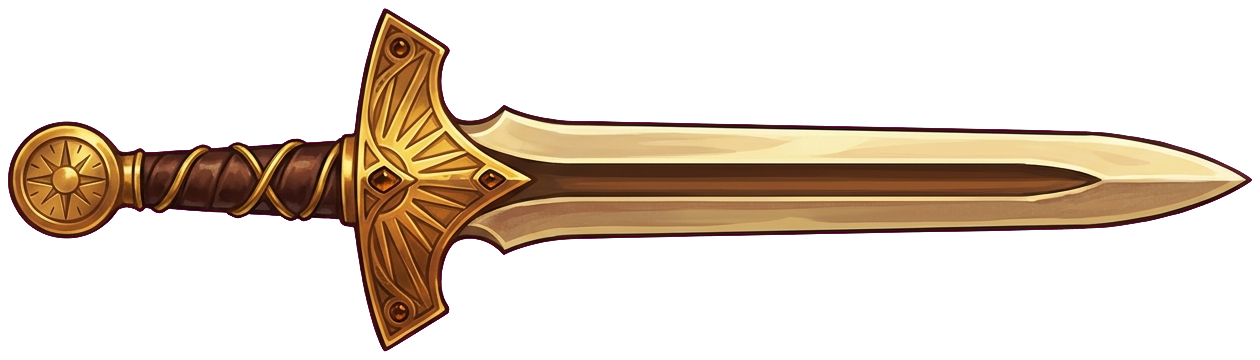
#> input picture images/weapons/1-longsword.png, 1260 x 360 px, found by its file name
$ python cutout_weapons.py
#> lines starting #> are read from the running program, lines starting #| are printed output that depends on the picture
"""Chroma-key cutout for the Aries divine weapon reference art.

Removes the magenta backdrop (sampled per-image from a corner pixel,
since generated backgrounds aren't perfectly uniform), despills magenta
tint bleeding onto edge pixels, and trims to the tight content bbox.
"""
import numpy as np
from PIL import Image
import os

SRC_DIR = r"C:\Users\Thien An Nguyen\Downloads\test imagew"
OUT_DIR = r"C:\Users\Thien An Nguyen\SpaceShooter\images\weapons"
FILES = ["1-longsword.png", "2-spear.png", "3-halberd.png", "4-gob-blade.png", "5-enuma-spear.png"]

os.makedirs(OUT_DIR, exist_ok=True)

def cutout(path, out_path):
    img = Image.open(path).convert("RGB")
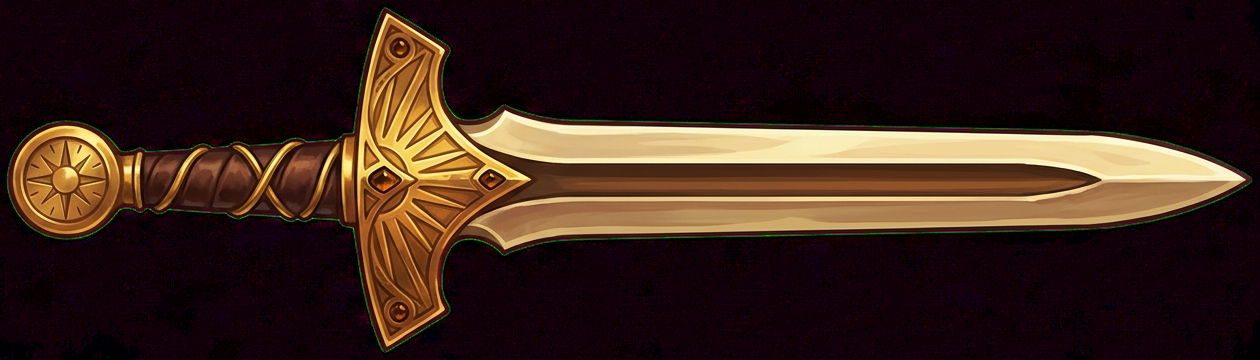
#> img: PIL image 1260x360 RGB; mean R, G, B 57.6, 34.9, 26.2
    arr = np.array(img).astype(np.float32)
    h, w = arr.shape[:2]
#> h = 360; w = 1260

    # Sample background color from the 4 corners (averaged) rather than a
    # single pixel, since compression artifacts can shift one corner.
    corners = np.concatenate([
        arr[0:5, 0:5].reshape(-1, 3),
        arr[0:5, w-5:w].reshape(-1, 3),
        arr[h-5:h, 0:5].reshape(-1, 3),
        arr[h-5:h, w-5:w].reshape(-1, 3),
    ], axis=0)
#> corners = 100 rows, first 8: [16, 0, 7], [24, 0, 16], [16, 0, 7], [16, 0, 7], [16, 0, 7], [24, 0, 16], [16, 0, 7], [16, 0, 7]
    bg = corners.mean(axis=0)
#> bg = [5.92, 0, 6.45]

    diff = arr - bg
    dist = np.sqrt((diff ** 2).sum(axis=2))
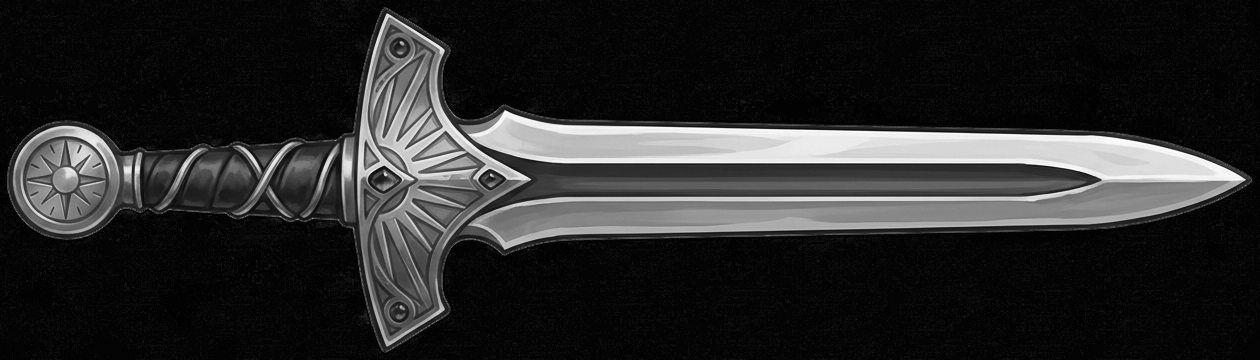
#> dist: shape (360, 1260) float32; min 2.15, max 414.7, mean 69.6; drawn with min black and max white

    # Smooth falloff: fully transparent under low, fully opaque above high,
    # linear ramp between - avoids a hard jagged cutout edge.
    low, high = 40.0, 110.0
    alpha = np.clip((dist - low) / (high - low), 0, 1)
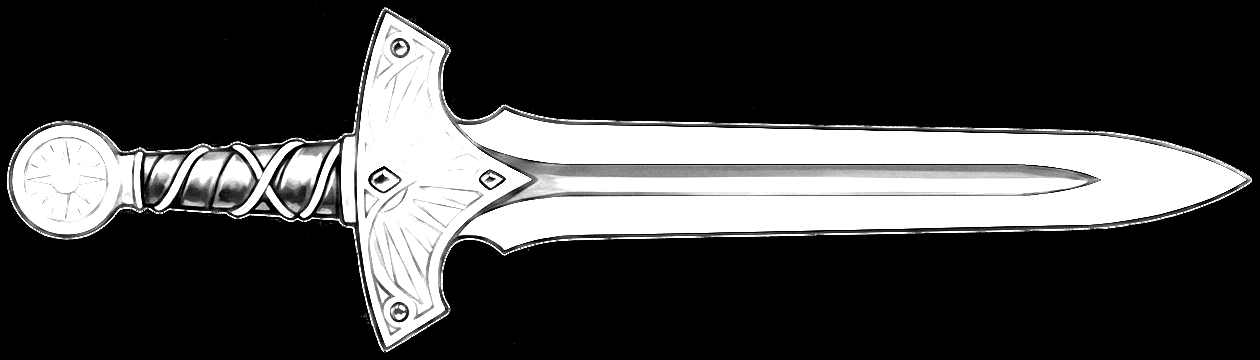
#> alpha: shape (360, 1260) float32; min 0, max 1, mean 0.262

    # Color decontamination: an edge pixel at partial alpha is really a
    # blend of the true foreground color F and the background B, i.e.
    # observed = a*F + (1-a)*B. Solving for F removes the magenta rim
    # properly instead of just nudging the channels toward green.
    a3 = alpha[..., None]
    safe_a = np.clip(a3, 0.12, 1.0)  # avoid dividing by ~0 on near-invisible pixels
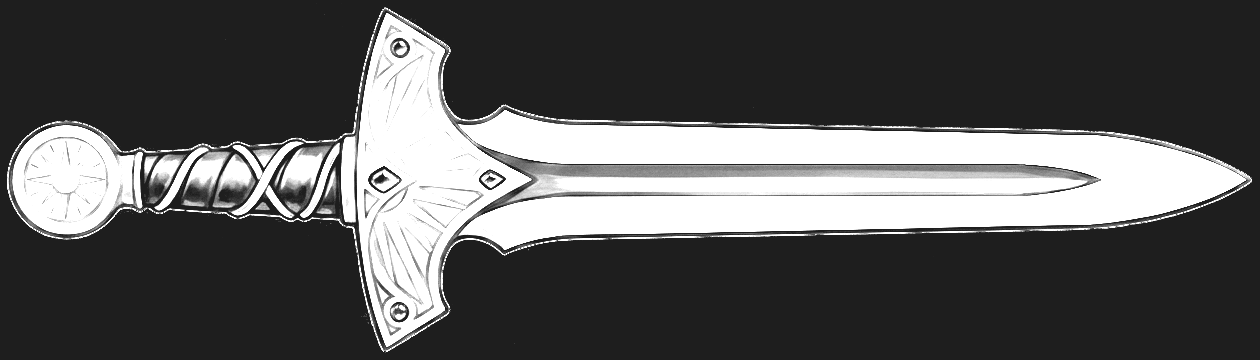
#> safe_a: shape (360, 1260, 1) float32; min 0.12, max 1, mean 0.346
    decontaminated = (arr - (1 - a3) * bg) / safe_a
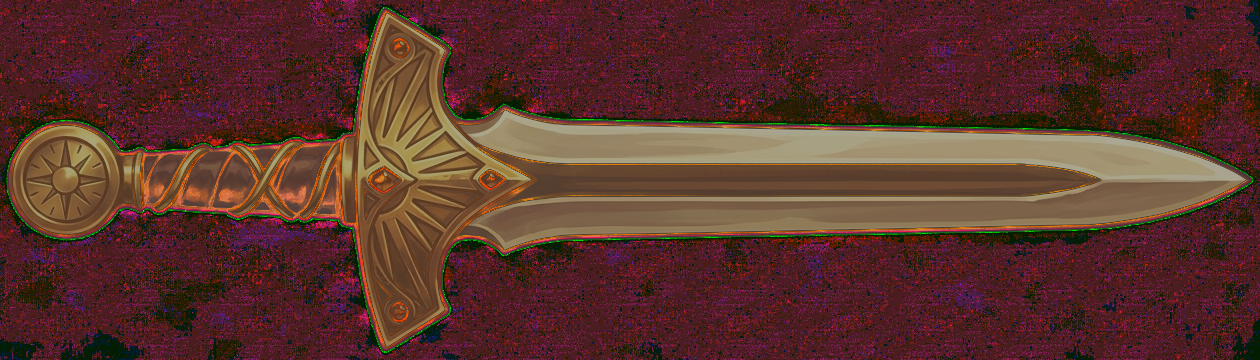
#> decontaminated: shape (360, 1260, 3) float32; mean R, G, B 111.6, 39.5, 26.6; drawn with min black and max white
    decontaminated = np.clip(decontaminated, 0, 255)
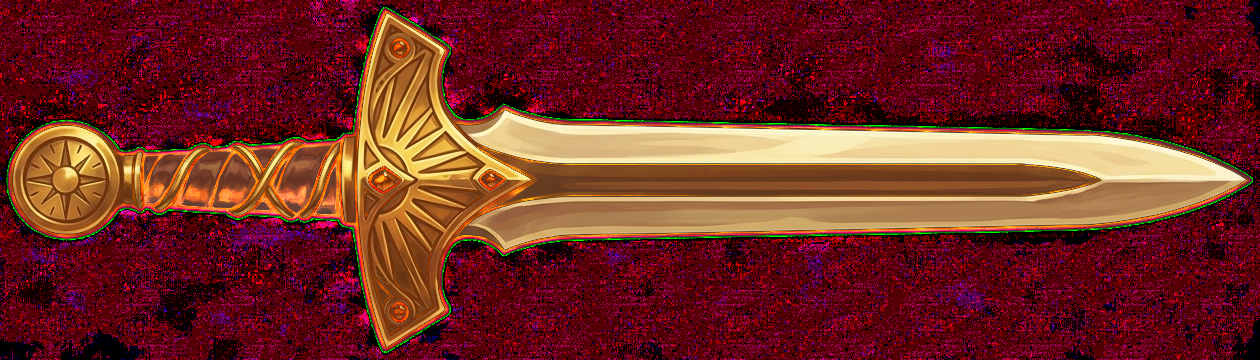
#> decontaminated: shape (360, 1260, 3) float32; mean R, G, B 112.8, 39.4, 35.2

    rgba = np.dstack([decontaminated, alpha * 255]).astype(np.uint8)
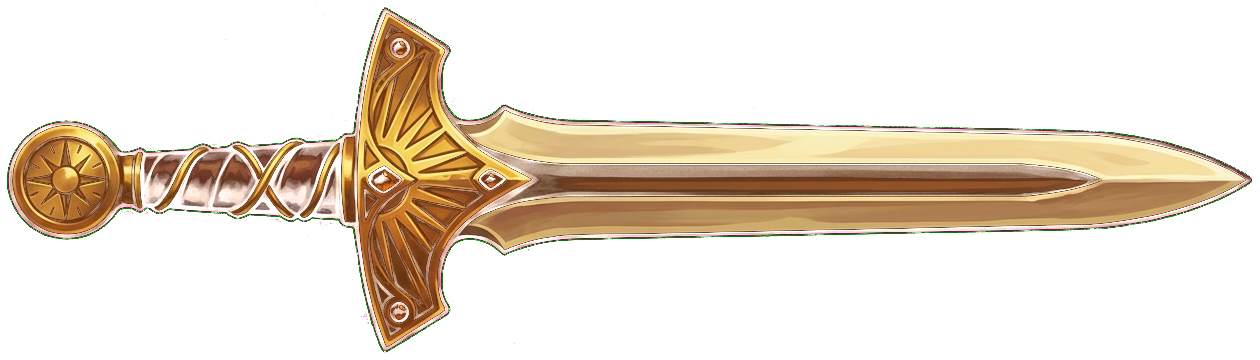
#> rgba: shape (360, 1260, 4); mean R, G, B, A 112.6, 39.4, 34.7, 66.8; transparent parts drawn white
    out = Image.fromarray(rgba, mode="RGBA")

    # Trim to tight content bbox with a small uniform padding.
    bbox = out.getbbox()
#> bbox = (7, 0, 1253, 358)
    if bbox:
        pad = 8
        l, t, r, b = bbox
#> l = 7; t = 0; r = 1253; b = 358
        l = max(0, l - pad); t = max(0, t - pad)
#> after `l = max(0, l - pad)`: l = 0
        r = min(w, r + pad); b = min(h, b + pad)
#> after `r = min(w, r + pad)`: r = 1260
#> after `b = min(h, b + pad)`: b = 360
        out = out.crop((l, t, r, b))

    out.save(out_path)
    print(f"{os.path.basename(path)} -> {out.size[0]}x{out.size[1]}")
#| 1-longsword.png -> 1260x360

for f in FILES:
    cutout(os.path.join(SRC_DIR, f), os.path.join(OUT_DIR, f))
#> pass 2 of the loop `for f in FILES:`:
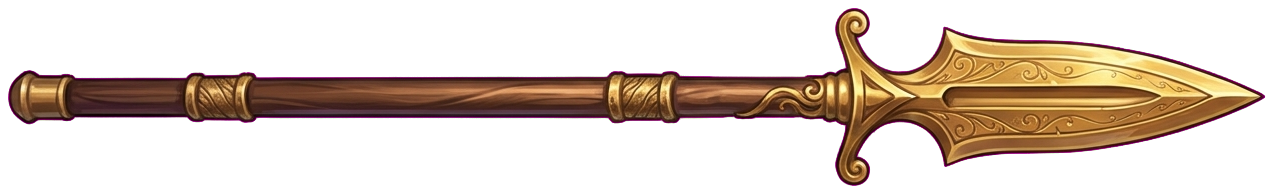
#> input picture images/weapons/2-spear.png, 1274 x 194 px, found by its file name
#> in cutout (call 2), `img = Image.open(path).convert("RGB")`:
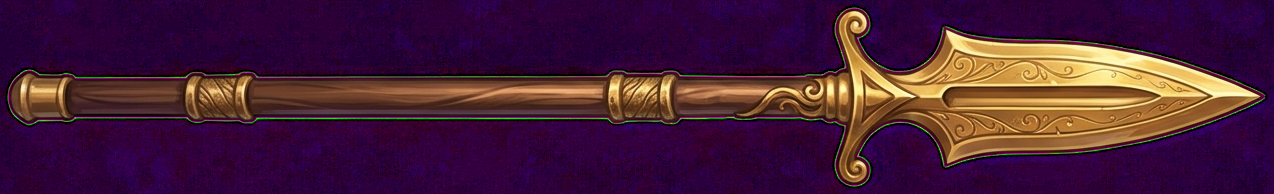
#> img: PIL image 1274x194 RGB; mean R, G, B 72.4, 30.8, 56.6
#> arr: shape (194, 1274, 3) float32
#> corners = 100 rows, first 8: [42, 0, 54], [42, 0, 54], [34, 0, 46], [42, 0, 54], [42, 0, 54], [42, 0, 54], [42, 0, 54], [42, 0, 54]
#> bg = [40.43, 0, 60.1]
#> diff: shape (194, 1274, 3) float32
#> dist: shape (194, 1274) float32
#> alpha: shape (194, 1274) float32
#> safe_a: shape (194, 1274, 1) float32
#> in cutout (call 2), `rgba = np.dstack([decontaminated, alpha * 255]).astype(np.uint8)`:
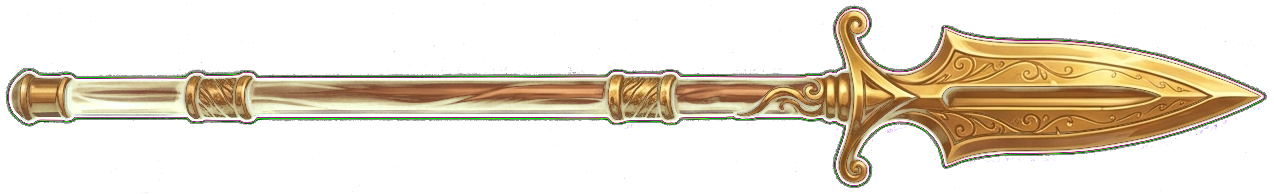
#> rgba: shape (194, 1274, 4); mean R, G, B, A 78.7, 38.8, 31.4, 63.7; transparent parts drawn white
#> bbox = (3, 0, 1273, 193)
#> in cutout (call 2), `l, t, r, b = bbox`: l = 3; r = 1273; b = 193
#> in cutout (call 2), `l = max(0, l - pad)`: l = 0
#> in cutout (call 2), `r = min(w, r + pad)`: r = 1274
#> in cutout (call 2), `b = min(h, b + pad)`: b = 194
#| 2-spear.png -> 1274x194
#> pass 3 of the loop `for f in FILES:`:
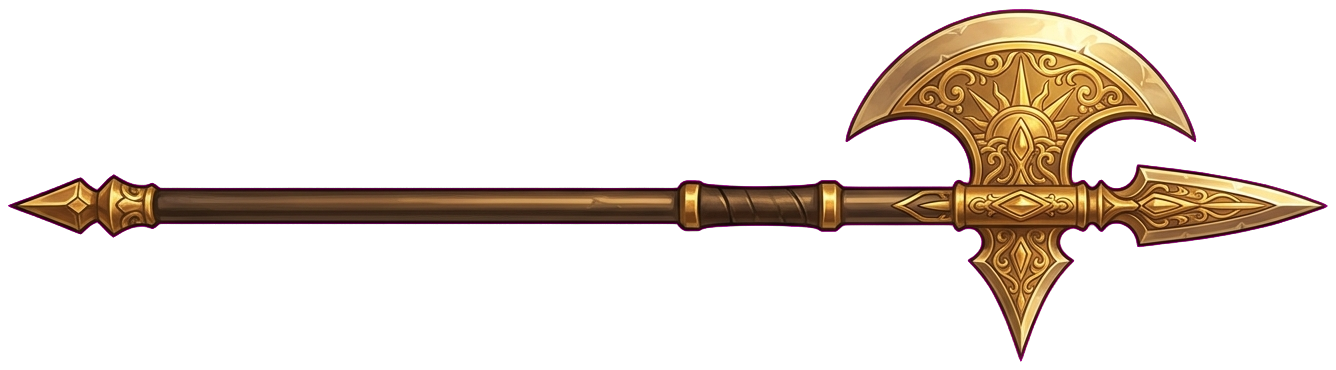
#> input picture images/weapons/3-halberd.png, 1336 x 370 px, found by its file name
#> in cutout (call 3), `img = Image.open(path).convert("RGB")`:
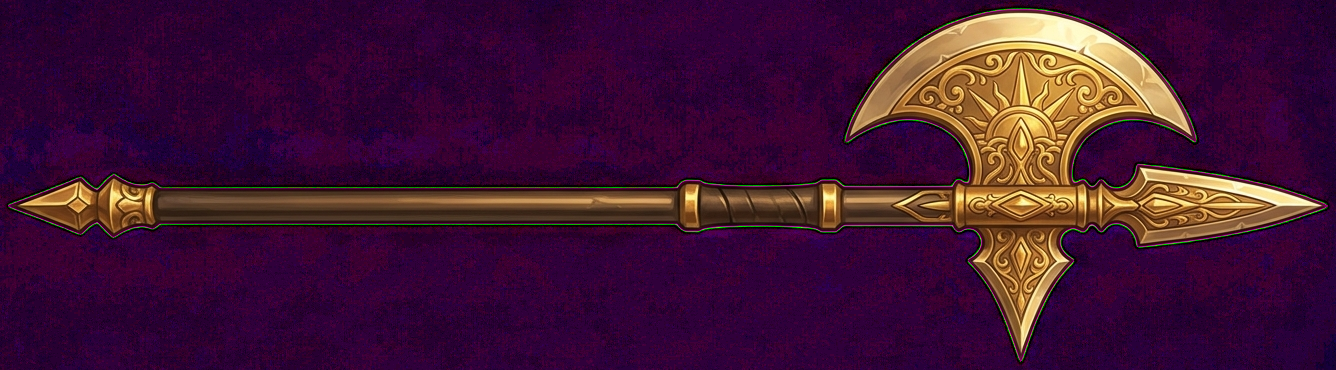
#> img: PIL image 1336x370 RGB; mean R, G, B 65.6, 21.1, 52.8
#> arr: shape (370, 1336, 3) float32
#> corners = 100 rows, first 8: [40, 0, 50], [40, 0, 50], [56, 0, 42], [56, 0, 42], [31, 0, 42], [40, 0, 50], [40, 0, 50], [56, 0, 42]
#> bg = [34.59, 0, 46.69]
#> diff: shape (370, 1336, 3) float32
#> dist: shape (370, 1336) float32
#> alpha: shape (370, 1336) float32
#> safe_a: shape (370, 1336, 1) float32
#> in cutout (call 3), `rgba = np.dstack([decontaminated, alpha * 255]).astype(np.uint8)`:
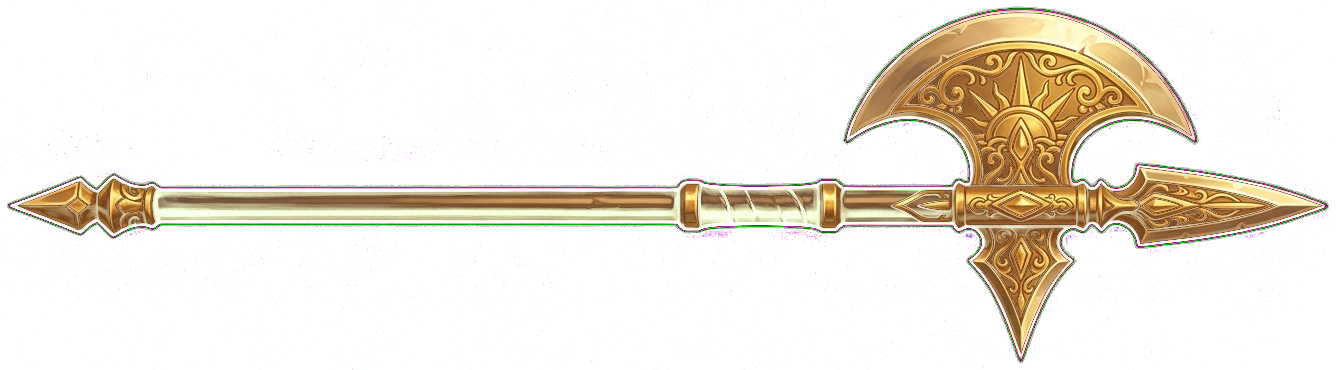
#> rgba: shape (370, 1336, 4); mean R, G, B, A 117.3, 26.3, 53, 41.6; transparent parts drawn white
#> bbox = (0, 0, 1336, 370)
#> in cutout (call 3), `l, t, r, b = bbox`: r = 1336; b = 370
#| 3-halberd.png -> 1336x370
#> the loop made 5 passes; the first 3 are shown
